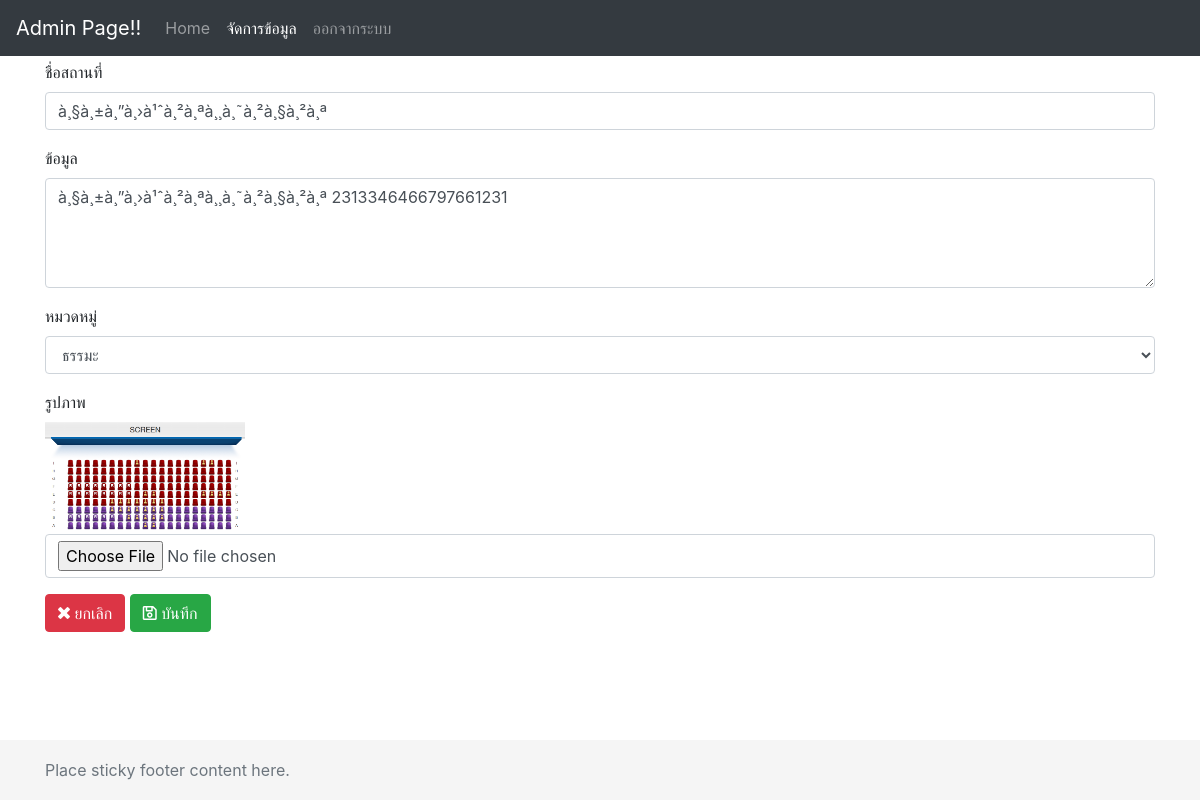
/admin/edit.data.php?id=00002 (signed in), run on the app's committed database.
### tables this page shows
CREATE TABLE `data` (
  `data_id` int(5) UNSIGNED ZEROFILL NOT NULL,
  `data_name` varchar(250) DEFAULT NULL,
  `data_detail` longtext,
  `data_pic` char(50) DEFAULT NULL,
  `data_category` char(10) DEFAULT NULL
);

### admin/edit.data.php (the view, shortened to what this page needs)
<?php
require('../include/config.inc.php');
$id = $_GET["id"];
$conn = mysqli_connect($server,$username,$password,$dbname);
$sql = "SELECT * FROM data WHERE data_id = '".$id."'";
$query = mysqli_query($conn,$sql);
?>
<!doctype html>
<html lang="en">
  <head>
    <link href="../css/bootstrap.min.css" rel="stylesheet">
		<link href="../css/fontawesome-all.min.css" rel="stylesheet">
    <link href="../css/sticky-footer-navbar.css" rel="stylesheet">
  </head>
  <body>
    <header>
      <nav class="navbar navbar-expand-md navbar-dark fixed-top bg-dark">
        <a class="navbar-brand" href="#">Admin Page!!</a>
        <div class="collapse navbar-collapse" id="navbarCollapse">
          <ul class="navbar-nav mr-auto">
            <li class="nav-item ">
              <a class="nav-link" href="admin.php">Home <span class="sr-only">(current)</span></a>
            </li>
            <li class="nav-item active">
              <a class="nav-link" href="datamanage.php">จัดการข้อมูล</a>
            </li>
            <li class="nav-item">
              <a class="nav-link" href="logout.php">ออกจากระบบ</a>
            </li>
          </ul>
        </div>
      </nav>
    </header>
    <main role="main" class="container">
      <?php
      while ($obj=mysqli_fetch_array($query,MYSQLI_ASSOC)){
      ?>
      <form action="edit.data.process.php" method="post" enctype="multipart/form-data">
        <div class="form-group">
          <label for="exampleInputEmail1">ชื่อสถานที่</label>
            <input type="text" class="form-control" name="dataname" value="<?php echo $obj['data_name']?>">
        </div>
        <div class="form-group">
          <label for="exampleInputPassword1">ข้อมูล</label>
            <textarea rows="4" cols="50" name="datadetail" class="form-control" ><?php echo $obj['data_detail']?></textarea>
        </div>
        <div class="form-group">
          <label for="exampleInputEmail1">หมวดหมู่</label>
          <select class="form-control" name="datacategory">
            <option value="dhamm" <?php if($obj['data_category']=='dhamm'){ echo "selected='selected'";}?>>ธรรมะ</option>
          </select>
        </div>
        <div class="form-group">
          <label for="exampleInputEmail1">รูปภาพ</label>
        </br><img src="../images/<?php echo $obj['data_pic']?>" width="200px" />
            <input type="file" name="fileToUpload" class="form-control" accept="image/*">
          </div>
          <a href="datamanage.php" class="btn btn-danger"><i class="fas fa-times"></i> ยกเลิก</a>
          <button type="submit" class="btn btn-success"><i class="far fa-save"></i> บันทึก</button>
        </form>
        <?php
      }
        ?>
      </main>
<footer class="footer">
  <div class="container">
    <span class="text-muted">Place sticky footer content here.</span>
  </div>
</footer>
  </body>
</html>

### css/sticky-footer-navbar.css (style rules this page uses)
html { position: relative; min-height: 100%; }
body { margin-bottom: 60px; }
.footer { position: absolute; bottom: 0; width: 100%; height: 60px; line-height: 60px; background-color: #f5f5f5; }
body > .container { padding: 60px 15px 0; }
.footer > .container { padding-right: 15px; padding-left: 15px; }

### data on the page
data: dataname "à¸§à¸±à¸”à¸›à¹ˆà¸²à¸ªà¸¸à¸˜à¸²à¸§à¸²à¸ª", datadetail "à¸§à¸±à¸”à¸›à¹ˆà¸²à¸ªà¸¸à¸˜à¸²à¸§à¸²à¸ª 2313346466797661231", datacategory "ธรรมะ", data_pic (picture)
